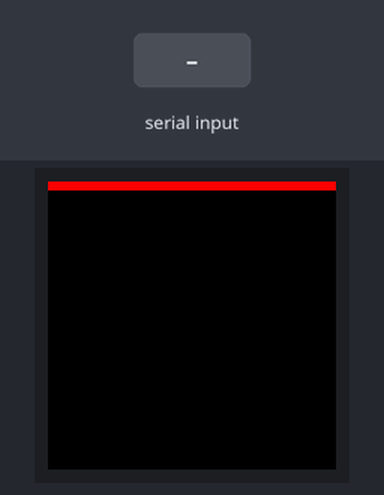
Bench run of a sketch on a simulated Arduino Uno, built with avr-gcc and run on an emulated ATmega328P. Shown: 32×32 colour display. The test bench sets the inputs (shaded band).

Above: at 1.1 s.
At 2.0 s:
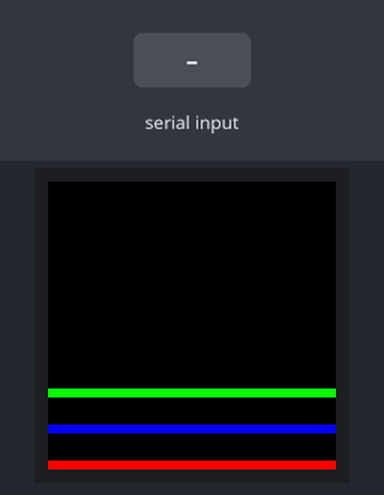
4.3 s: byte 254 (254) received over Serial
At 6.1 s:
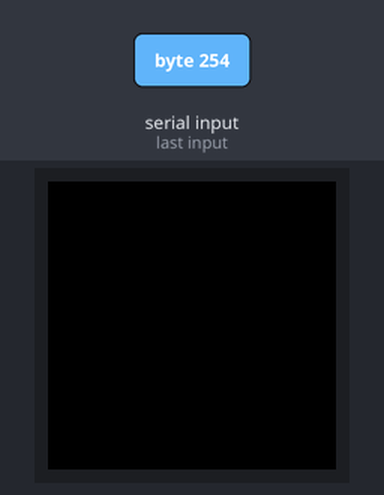
Timing chart, 0 to 7.6 s (numbered marks = the images above; inputs shaded):
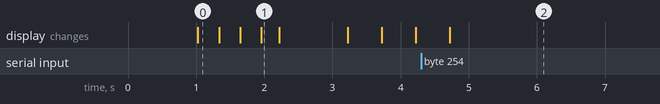

The sketch:

Ver3.0.ino
```cpp
#include <gamma.h>
#include <RGBmatrixPanel.h>

#define CLK  11   // USE THIS ON ARDUINO UNO, ADAFRUIT METRO M0, etc.
//#define CLK A4 // USE THIS ON METRO M4 (not M0)
//#define CLK 11 // USE THIS ON ARDUINO MEGA
#define OE   9
#define LAT 10
#define A   A0
#define B   A1
#define C   A2
#define D   A3

RGBmatrixPanel matrix(A, B, C, D, CLK, LAT, OE, false);


int8_t X;
uint8_t Y;
uint8_t SizeX;
uint8_t SizeY;
uint16_t Col = 0;
uint8_t Type;
uint8_t ID;
uint8_t Start;


void setup(){
  Serial.begin(74880);
  matrix.begin();
  delay(1000);

  for (int i = 0; i <40; i++){
      matrix.drawLine(0,i,31,i,63488);
      matrix.drawLine(0,i-4,31,i-4,31);
      matrix.drawLine(0,i-8,31,i-8,2016);
      delay(20);
      matrix.drawLine(0,i,31,i,0);
      matrix.drawLine(0,i-4,31,i-4,0);
      matrix.drawLine(0,i-8,31,i-8,0);
    }

   matrix.fillScreen(0);
   delay(1000);
//////////////////////////////////////Start Up Screen
  while (Serial.available()==0){
    matrix.drawLine(31,29,30,29,65000);
    delay(500);
    matrix.drawLine(31,29,30,29,0);
    delay(500);
    }
}
//////////////////////////////////////
void loop(){


ID = 0;
if (Serial.available()>0){
  ID = Serial.read();
    if (ID == 254){
      while (Serial.available()<7){
        delayMicroseconds(2);
      }
         X = Serial.read();
         Y = Serial.read();
         SizeX = Serial.read();
         SizeY = Serial.read();
         Col = Serial.read();
         Col = Col*(256) + Serial.read();
         Type = Serial.read();

       if (Type == 0){
         matrix.drawPixel(X,Y,Col);
       }
       if (Type == 1){
         matrix.drawCircle(X,Y,SizeX,Col);
       }
       if (Type == 2){
       matrix.drawRect(X,Y,SizeX,SizeY,Col);
        }
       if (Type == 3){
       matrix.drawLine(X,Y,SizeX,SizeY,Col);
        }
       if (Type == 4){
       matrix.fillScreen(Col);
        }
       if(Type == 5){
       matrix.fillRect(X,Y,SizeX,SizeY,Col);
        }
    }
  }
}
```
